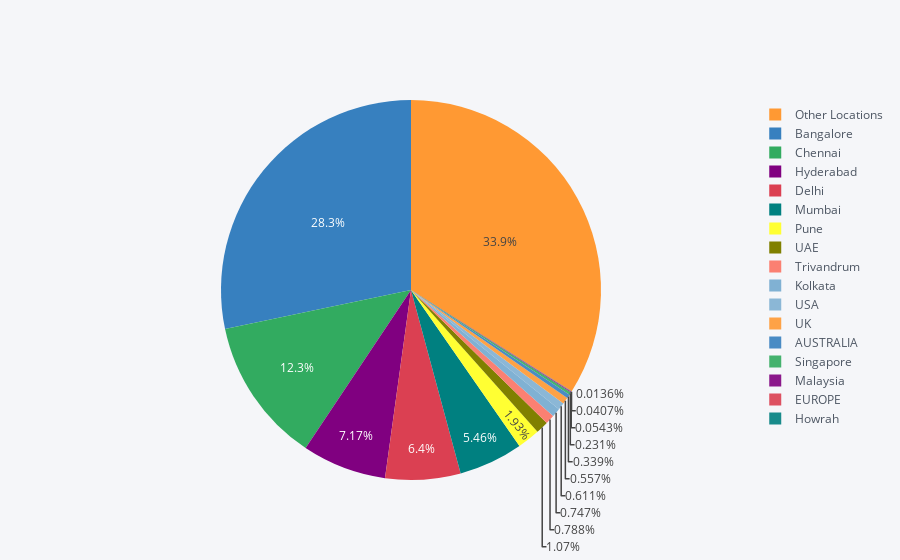

Here is the notebook cell this chart was saved with:
### Markdown cell above
## Location

### Code cell
temp = data["Location"].value_counts()
df = pd.DataFrame({'labels': temp.index,
                   'values': temp.values
                  })
df.iplot(kind='pie',labels='labels',values='values')

### Figure 1 — Plotly figure (JSON) as saved in the notebook; plotly's stock layout.template omitted (floating-point values rounded to 4 significant figures)
{"data": [{"labels": ["Other Locations", "Bangalore", "Chennai", "Hyderabad", "Delhi", "Mumbai", "Pune", "UAE", "Trivandrum", "Kolkata", "USA", "UK", "AUSTRALIA", "Singapore", "Malaysia", "EUROPE", "Howrah"], "marker": {"colors": ["rgba(255, 153, 51, 1.0)", "rgba(55, 128, 191, 1.0)", "rgba(50, 171, 96, 1.0)", "rgba(128, 0, 128, 1.0)", "rgba(219, 64, 82, 1.0)", "rgba(0, 128, 128, 1.0)", "rgba(255, 255, 51, 1.0)", "rgba(128, 128, 0, 1.0)", "rgba(251, 128, 114, 1.0)", "rgba(128, 177, 211, 1.0)", "rgba(128, 177, 211, 0.8999999999999999)", "rgba(255, 153, 51, 0.8999999999999999)", "rgba(55, 128, 191, 0.8999999999999999)", "rgba(50, 171, 96, 0.8999999999999999)", "rgba(128, 0, 128, 0.8999999999999999)", "rgba(219, 64, 82, 0.8999999999999999)", "rgba(0, 128, 128, 0.8999999999999999)"]}, "name": "", "type": "pie", "values": [2500, 2084, 909, 528, 471, 402, 142, 79, 58, 55, 45, 41, 25, 17, 4, 3, 1]}], "layout": {"legend": {"bgcolor": "#F5F6F9", "font": {"color": "#4D5663"}}, "paper_bgcolor": "#F5F6F9", "plot_bgcolor": "#F5F6F9", "titlefont": {"color": "#4D5663"}}}
